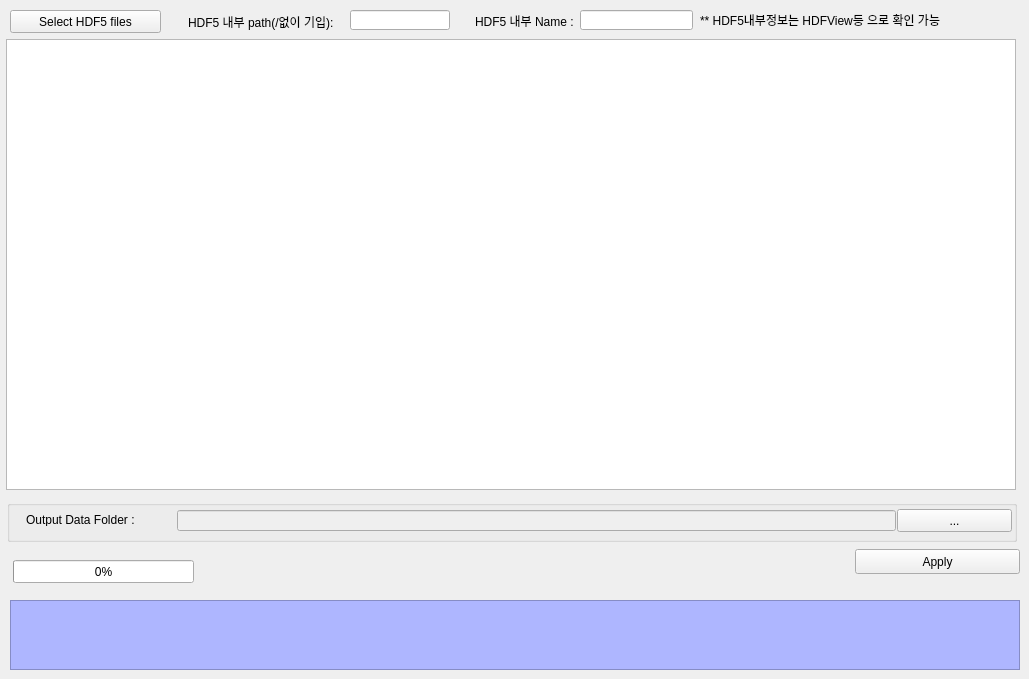
   <widget class="QWidget" name="tab_14">
    <attribute name="title">
     <string>HDF5_Convert</string>
    </attribute>
    <widget class="QGroupBox" name="groupBox_18">
     <property name="geometry">
      <rect>
       <x>7</x>
       <y>500</y>
       <width>1010</width>
       <height>42</height>
      </rect>
     </property>
     <property name="title">
      <string/>
     </property>
     <widget class="QPushButton" name="btn_Output_Folder_Convert">
      <property name="geometry">
       <rect>
        <x>890</x>
        <y>9</y>
        <width>115</width>
        <height>23</height>
       </rect>
      </property>
      <property name="text">
       <string>...</string>
      </property>
     </widget>
     <widget class="QLabel" name="label_41">
      <property name="geometry">
       <rect>
        <x>19</x>
        <y>14</y>
        <width>137</width>
        <height>12</height>
       </rect>
      </property>
      <property name="text">
       <string>Output Data Folder : </string>
      </property>
     </widget>
     <widget class="QLineEdit" name="txt_Output_Convert">
      <property name="enabled">
       <bool>false</bool>
      </property>
      <property name="geometry">
       <rect>
        <x>170</x>
        <y>10</y>
        <width>719</width>
        <height>21</height>
       </rect>
      </property>
     </widget>
    </widget>
    <widget class="QTextEdit" name="txt_Convert_EX">
     <property name="enabled">
      <bool>false</bool>
     </property>
     <property name="geometry">
      <rect>
       <x>10</x>
       <y>600</y>
       <width>1010</width>
       <height>70</height>
      </rect>
     </property>
     <property name="styleSheet">
      <string notr="true">background-color: rgb(174, 182, 255);
font: 75 10pt &quot;MS Shell Dlg 2&quot;;</string>
     </property>
    </widget>
    <widget class="QTableWidget" name="tb_hdf5">
     <property name="geometry">
      <rect>
       <x>6</x>
       <y>39</y>
       <width>1010</width>
       <height>451</height>
      </rect>
     </property>
     <property name="editTriggers">
      <set>QAbstractItemView::AnyKeyPressed|QAbstractItemView::DoubleClicked|QAbstractItemView::EditKeyPressed</set>
     </property>
     <property name="selectionMode">
      <enum>QAbstractItemView::NoSelection</enum>
     </property>
     <attribute name="horizontalHeaderCascadingSectionResizes">
      <bool>false</bool>
     </attribute>
     <attribute name="horizontalHeaderStretchLastSection">
      <bool>true</bool>
     </attribute>
    </widget>
    <widget class="QPushButton" name="btn_Apply_Convert">
     <property name="geometry">
      <rect>
       <x>855</x>
       <y>549</y>
       <width>165</width>
       <height>25</height>
      </rect>
     </property>
     <property name="text">
      <string>Apply</string>
     </property>
    </widget>
    <widget class="QPushButton" name="btn_input_hdf5">
     <property name="geometry">
      <rect>
       <x>10</x>
       <y>10</y>
       <width>151</width>
       <height>23</height>
      </rect>
     </property>
     <property name="text">
      <string>Select HDF5 files</string>
     </property>
    </widget>
    <widget class="QLineEdit" name="txt_hdf_inName">
     <property name="geometry">
      <rect>
       <x>580</x>
       <y>10</y>
       <width>113</width>
       <height>20</height>
      </rect>
     </property>
    </widget>
    <widget class="QLineEdit" name="txt_hdf5_inPath">
     <property name="geometry">
      <rect>
       <x>350</x>
       <y>10</y>
       <width>100</width>
       <height>20</height>
      </rect>
     </property>
    </widget>
    <widget class="QLabel" name="label_42">
     <property name="geometry">
      <rect>
       <x>188</x>
       <y>14</y>
       <width>161</width>
       <height>16</height>
      </rect>
     </property>
     <property name="text">
      <string>HDF5 내부 path(/없이 기입):</string>
     </property>
    </widget>
    <widget class="QLabel" name="label_43">
     <property name="geometry">
      <rect>
       <x>475</x>
       <y>15</y>
       <width>110</width>
       <height>12</height>
      </rect>
     </property>
     <property name="text">
      <string>HDF5 내부 Name :</string>
     </property>
    </widget>
    <widget class="QLabel" name="label_44">
     <property name="geometry">
      <rect>
       <x>700</x>
       <y>10</y>
       <width>270</width>
       <height>20</height>
      </rect>
     </property>
     <property name="text">
      <string>** HDF5내부정보는 HDFView등 으로 확인 가능</string>
     </property>
    </widget>
    <widget class="QProgressBar" name="hdf5_progressBar">
     <property name="geometry">
      <rect>
       <x>13</x>
       <y>560</y>
       <width>181</width>
       <height>23</height>
      </rect>
     </property>
     <property name="value">
      <number>0</number>
     </property>
    </widget>
   </widget>
